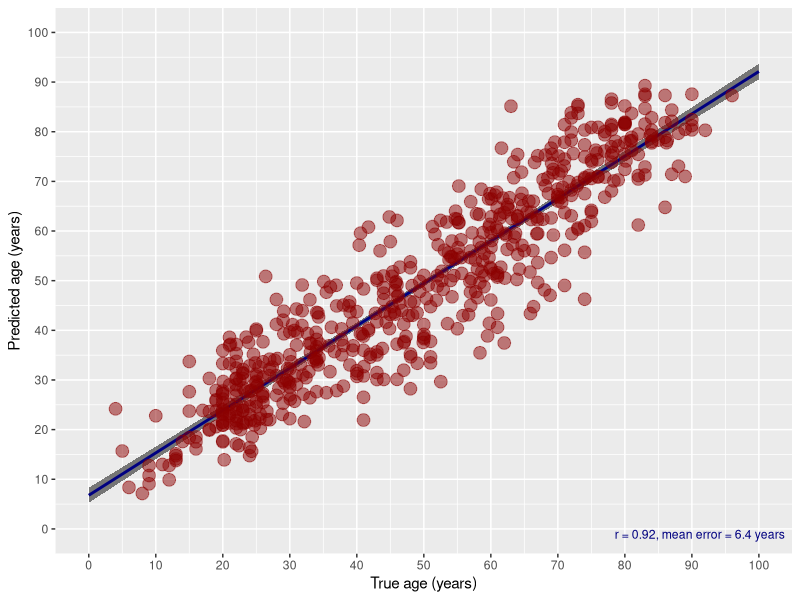

This chart was generated by the following R code:
library( kernlab )
library( randomForest )
library( ggplot2 )

trainingData <- read.csv( "../trainingBrainSegmentationPosteriors2Projections.csv" )
testingData <- read.csv( "../testingBrainSegmentationPosteriors2Projections.csv" )
# trainingData <- read.csv( "../trainingCorticalThicknessProjections.csv" )
# testingData <- read.csv( "../testingCorticalThicknessProjections.csv" )

# Remove ID, gender, and site

trainingData <- trainingData[, 3:ncol( testingData )]
testingData <- testingData[, 3:ncol( testingData )]

brainAgeVM <- rvm( AGE ~ ., data = trainingData, type = "regression",
                    kernel = "laplacedot",
                    verbosity = 1, tol = .Machine$double.eps,
                    minmaxdiff = 1e-3, cross = 0, fit = TRUE,
                    na.action = na.omit , iterations = 1000 )
predictedAge <- predict( brainAgeVM, testingData )

# brainAgeRF <- randomForest( AGE ~ ., data = trainingData,
#                     na.action = na.omit, replace = FALSE, ntree = 2000 )
# predictedAge <- predict( brainAgeRF, testingData )

correlation <- cor( testingData$AGE, predictedAge )
meanerr <- mean( abs(  testingData$AGE - predictedAge ) )

cat( "Correlation (true vs. predicted age): ", correlation, ", mean error ", meanerr , "\n", sep = '' )

plotData <- data.frame( TrueAge = testingData$AGE, PredictedAge = predictedAge )

brainAgeRegression <- lm( testingData$AGE ~ 1 + predictedAge )

annotation <- paste0( "r = ", signif( correlation, 2 ), ", mean error = ", signif( meanerr, 2 ), " years" )

brainAgePlot <- ggplot( plotData, aes( x = TrueAge, y = PredictedAge ) ) +
                stat_smooth( colour = "navyblue", formula = y ~ 1 + x, method = "lm",
                  size = 1, n = 1000, level = 0.95, se = TRUE, fullrange = TRUE, fill = 'black', alpha = 0.5 ) +
                geom_point( aes( colour = "darkred" ), size = 4, alpha = 0.5 ) +
                scale_x_continuous( "True age (years)", breaks = seq( 0, 100, by = 10 ), labels = seq( 0, 100, by = 10 ), limits = c( 0, 100 ) ) +
                scale_y_continuous( "Predicted age (years)", breaks = seq( 0, 100, by = 10 ), labels = seq( 0, 100, by = 10 ), limits = c( 0, 100 ) ) +
                scale_colour_manual( labels = annotation, values = "darkred" ) +
                theme( legend.justification = c( 1, 0 ), legend.position = c( 1, 0 ), legend.title = element_blank(), legend.background = element_blank(), legend.key = element_blank(), legend.text = element_text( colour = 'navyblue' ) ) +
                guides( colour = guide_legend( override.aes = list( shape = NA ) ), keywidth = 0 )
ggsave( filename = paste( "../brainAgeBrainSegmentationPosteriors2.pdf", sep = "" ), plot = brainAgePlot, width = 6, height = 6, units = 'in' )



# plot the results (Bland Altman)
#
# ageDifference <- ( testingData$AGE - predictedAge )
# meanAgeDifference <- mean( ageDifference )
# stdAgeDifference <- sd( ageDifference )
#
# upperLineIntercept <- meanAgeDifference + 0.95 * stdAgeDifference
# lowerLineIntercept <- meanAgeDifference - 0.95 * stdAgeDifference
#
# plotData <- data.frame( TrueAge = testingData$AGE, AgeDifference = ageDifference )
#
# brainAgePlot <- ggplot( plotData, aes( x = TrueAge, y = AgeDifference ) ) +
#                 geom_point( colour = "darkred", size = 4, alpha = 0.75 ) +
#                 geom_hline( aes( yintercept = upperLineIntercept ), colour = "navyblue", linetype = "dashed" ) +
#                 geom_hline( aes( yintercept = lowerLineIntercept ), colour = "navyblue", linetype = "dashed" ) +
#                 scale_x_continuous( "True age", breaks = seq( 10, 80, by = 10 ), labels = seq( 10, 80, by = 10 ), limits = c( 10, 80 ) ) +
#                 scale_y_continuous( "True - predicted age", breaks = seq( -20, 20, by = 5 ), labels = seq( -20, 20, by = 5 ), limits = c( -20, 20 ) ) +
#                 ggtitle( "True vs. Predicted Age" )
# ggsave( filename = paste( "../brainAge.pdf", sep = "" ), plot = brainAgePlot, width = 8, height = 6, units = 'in' )
#

if( FALSE )
  {
  img<-as.matrix( trainingData[ ,c(1,3:ncol(trainingData) ) ] )
  testimg<-as.matrix( testingData[ ,c(1,3:ncol(trainingData) ) ] )
  myregression <- sparseRegression( img , data.frame( AGE=trainingData$AGE , SEX=trainingData$SEX ), "AGE",  sparseness=-0.1, nvecs=10, its=10, cthresh=0)
  ff<-data.frame(AGE=trainingData$AGE, myregression$umatrix )
  tt<-glm( AGE ~ ., data = ff )
  cor.test( predict( tt ) , ff$AGE )

  newu<-  testimg %*% ( as.matrix( myregression$eigenanatomyimages ) )
  colnames( newu ) <- colnames( myregression$umatrix  )
  names( newu ) <- names( myregression$umatrix  )
  ff<-data.frame(  newu )
  predictedAge2 <- predict( tt, newdata=ff )
  correlation <- cor( testingData$AGE, predictedAge2 )
  meanerr<-(  mean( abs(  testingData$AGE - predictedAge2 ) ) )
  cat( "Correlation (true vs. predicted age): ", correlation, " mean err " , meanerr , "\n", sep = '' )
  }
